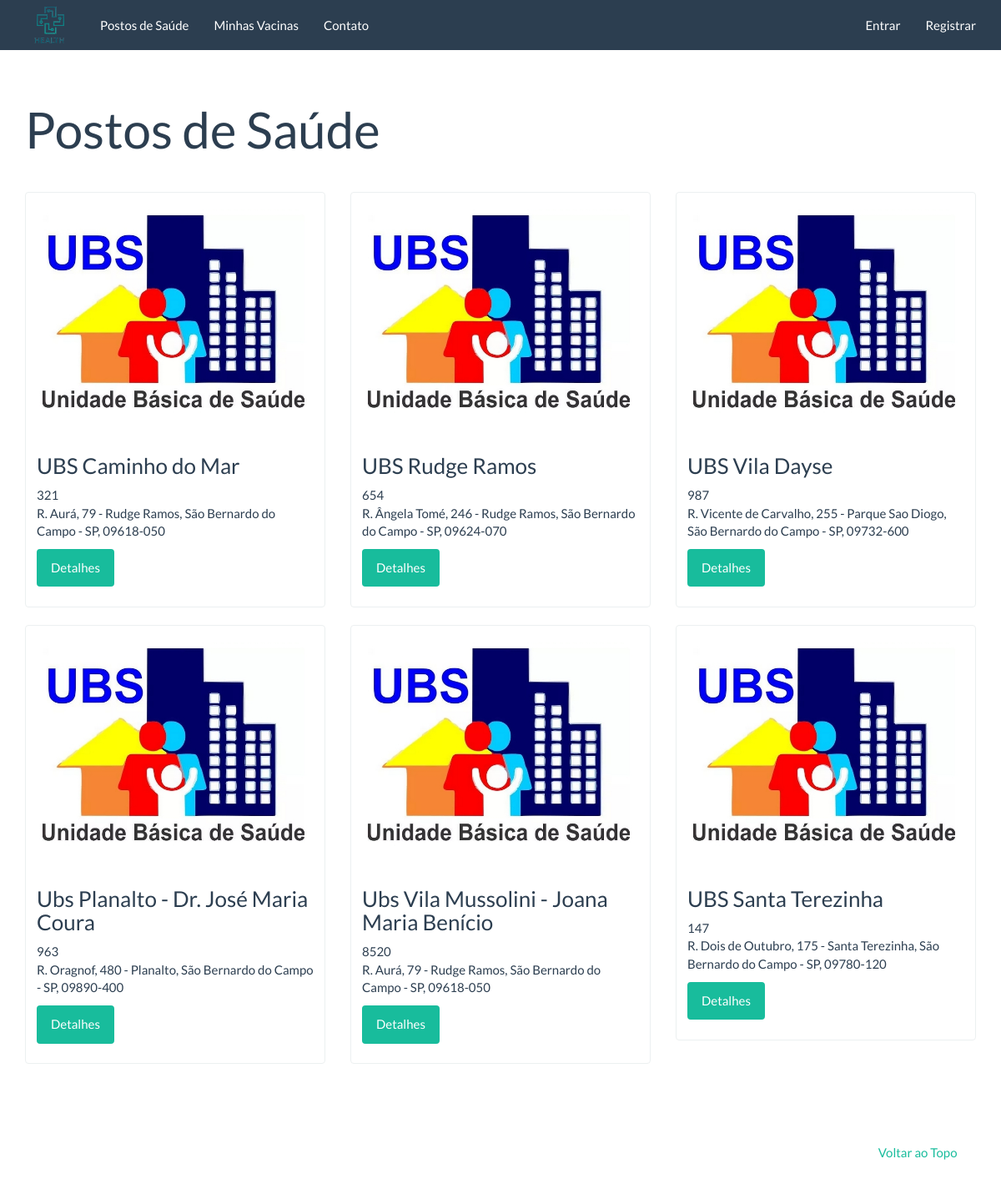
The page /postos/ on the database its author committed.
### posto/models.py (models this page shows)
class Posto(models.Model):
    name_posto = models.CharField('Nome do Posto',max_length=255, blank=False)
    cnes = models.CharField('CNES',max_length=255, blank=False)
    slug = models.SlugField('Identificador', max_length=100)
    address = models.TextField('Endereço',blank=True)
    def __str__(self):
        return self.name_posto

### posto/views.py (the view)
def posto_list(request):
    context = {
        'posto_list': Posto.objects.all()
    }
    return render(request, 'postos/posto_list.html', context)

### templates/postos/posto_list.html (shortened to what this page needs)
{% extends "base.html" %}
{% block container %}
<div class="page-header">
  <h1>Postos de Saúde</h1>
</div>
<div class="row">
  {% for posto in posto_list %}
  {% include "postos/_posto.html" %}
  {% endfor %}
</div>
{% endblock %}

### templates/postos/_posto.html
<div class="col-sm-6 col-md-4">
    <div class="thumbnail">
        <a href="">
            <img src="/static/images/ubs.jpg" alt="" />
        </a>
        <div class="caption">
            <h3>{{ posto }}</h3>
            {{ posto.slug}}
            {{ posto.address|linebreaks }}
            <p>
              <a href="detalhes_posto/147/" class="btn
                btn-success" role="button">Detalhes</a>
        </div>
    </div>
</div>

### rows shown on the page
Posto: name_posto "UBS Caminho do Mar", slug "321", address "R. Aurá, 79 - Rudge Ramos, São Bernardo do Campo - SP, 09618-050"
Posto: name_posto "UBS Rudge Ramos", slug "654", address "R. Ângela Tomé, 246 - Rudge Ramos, São Bernardo do Campo - SP, 09624-070"
Posto: name_posto "UBS Vila Dayse", slug "987", address "R. Vicente de Carvalho, 255 - Parque Sao Diogo, São Bernardo do Campo - SP, 09732-600"
Posto: name_posto "Ubs Planalto - Dr. José Maria Coura", slug "963", address "R. Oragnof, 480 - Planalto, São Bernardo do Campo - SP, 09890-400"
Posto: name_posto "Ubs Vila Mussolini - Joana Maria Benício", slug "8520", address "R. Aurá, 79 - Rudge Ramos, São Bernardo do Campo - SP, 09618-050"
Posto: name_posto "UBS Santa Terezinha", slug "147", address "R. Dois de Outubro, 175 - Santa Terezinha, São Bernardo do Campo - SP, 09780-120"
